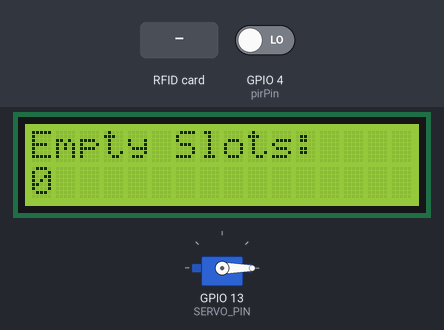
A sketch run on a simulated ESP32. Parts: servo, 16×2 character LCD. Wiring (inferred from the names in the program): 4 × IR receiver: data GPIO 25 / data GPIO 26 / data GPIO 27 / data GPIO 33. The test bench sets the inputs (shaded band); at power-on: GPIO 4 (pirPin) LOW. WiFi joins after 1.5 s; servers stay silent unless stated; what the sketch prints to the serial monitor is not drawn.

Above: at 3.1 s.
3.2 s: RFID card C3 F0 CA 0F held to the reader
At 4.8 s:
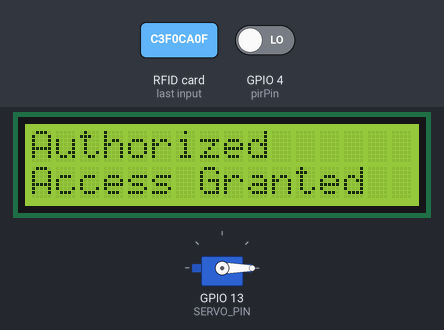
At 6.8 s:
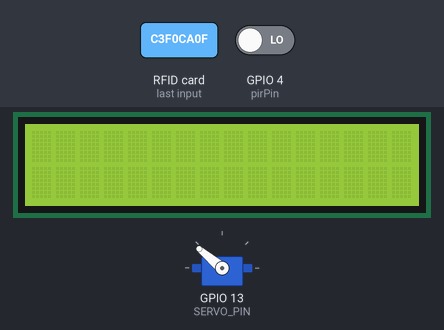
Timing chart, 0 to 17.7 s (numbered marks = the images above; inputs shaded):
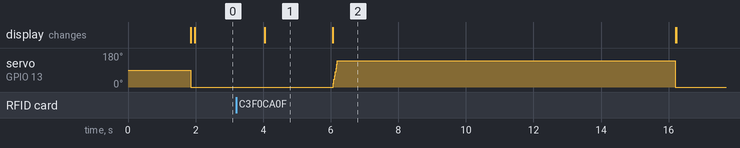

Measured:
- after the input at 3.2 s, servo on GPIO 13 (SERVO_PIN): 0° → 140° after 2.9 s, → 0° 10.1 s later; the display: changes after 0.85 s (image 1)
- what the display in image 1 shows lasts 2.0 s, from 4.1 s to 6.1 s

The sketch:

laduu_last_final_code.ino
```cpp
#include <Wire.h>
#include <LiquidCrystal_I2C.h>
#include <BlynkSimpleEsp32.h>
#include <ESP32Servo.h>
#include <MFRC522.h>

#define SERVO_PIN 13
#define RFID_SS_PIN 5
#define RFID_RST_PIN 14

#define pirPin 4
#define irPin1 33
#define irPin2 25
#define irPin3 26
#define irPin4 27

#define LCD_I2C_ADDR 0x27

LiquidCrystal_I2C lcd(LCD_I2C_ADDR, 16, 2);

int pirState = LOW;
int val = 0;
unsigned long lastMotionTime = 0;

char auth[] = "z3iSRT-CgLZQmCe1LNifZKG9Kq-sDYrE";
char ssid[] = "Khushi";
char pass[] = "12345678";

Servo myServo;

MFRC522 rfid(RFID_SS_PIN, RFID_RST_PIN);

byte authorizedCardUID[] = {0xC3, 0xF0, 0xCA, 0x0F};

int emptySlotCount = 0;

void setup() {
  Serial.begin(115200);
  Blynk.begin(auth, ssid, pass);
  myServo.attach(SERVO_PIN);
  pinMode(pirPin, INPUT);
  pinMode(irPin1, INPUT);
  pinMode(irPin2, INPUT);
  pinMode(irPin3, INPUT);
  pinMode(irPin4, INPUT);
  SPI.begin();
  rfid.PCD_Init();

  myServo.write(0);
  delay(1);

  lcd.begin();
  lcd.clear();
  lcd.backlight();
  lcd.print("SMART PARKING");
}

bool isAuthorized() {
  if (rfid.PICC_IsNewCardPresent() && rfid.PICC_ReadCardSerial()) {
    if (memcmp(rfid.uid.uidByte, authorizedCardUID, rfid.uid.size) == 0) {
      Serial.println("Authorized access");
      lcd.clear();
      lcd.backlight();
      lcd.print("Authorized");
      lcd.setCursor(0, 1);
      lcd.backlight();
      lcd.print("Access Granted");
      delay(2000);
      lcd.clear();
      return true;
    } else {
      Serial.println("Unauthorized access");
      lcd.clear();
      lcd.backlight();
      lcd.print("Unauthorized");
      lcd.setCursor(0, 1);
      lcd.backlight();
      lcd.print("Access Denied");
      delay(2000);
      lcd.clear();
      return false;
    }
  }
  return false;
}

BLYNK_WRITE(V0) {
  int angle = param.asInt();
  myServo.write(angle);
}

void loop() {
  if (isAuthorized()) {
    for (int angle = 0; angle <= 140; angle++) {
      myServo.write(angle);
      delay(1500 / 900);
    }

    delay(10000);

    myServo.write(0);

    Serial.println("Gate Closed");
     lcd.clear();
      lcd.backlight();
      lcd.print("Gate Closed");

     delay(1);
  }

// Uncomment this section if you want to use the PIR sensor

  val = digitalRead(pirPin);

  if (val == HIGH) {
    if (pirState == LOW) {
      Serial.println("Motion detected!");
      lcd.clear();
      lcd.backlight();
      lcd.print("Gate Opened");
      myServo.write(140);
      delay(10000);
      myServo.write(0);
      pirState = HIGH;
      lastMotionTime = millis();
    }
  } else {
    if (pirState == HIGH) {
      unsigned long elapsedTime = millis() - lastMotionTime;
      if (elapsedTime >= 1000) {
        Serial.println("Motion ended. Returning to initial position.");
        lcd.clear();
        lcd.backlight();
        lcd.print("Gate Closed");
        myServo.write(0);
        pirState = LOW;
      }
    }
  }


  Blynk.run();

  int irValue1 = digitalRead(irPin1);
  int irValue2 = digitalRead(irPin2);
  int irValue3 = digitalRead(irPin3);
  int irValue4 = digitalRead(irPin4);

  Blynk.virtualWrite(V1, irValue1);
  Blynk.virtualWrite(V2, irValue2);
  Blynk.virtualWrite(V3, irValue3);
  Blynk.virtualWrite(V4, irValue4);

/*  // Print data in the serial monitor
  Serial.print("IR Sensor 1: ");
  Serial.print(irValue1);
  Serial.print(" | IR Sensor 2: ");
  Serial.print(irValue2);
  Serial.print(" | IR Sensor 3: ");
  Serial.print(irValue3);
  Serial.print(" | IR Sensor 4: ");
  Serial.println(irValue4);
*/
  // Count empty slots
  emptySlotCount = (irValue1 == LOW) + (irValue2 == LOW) + (irValue3 == LOW) + (irValue4 == LOW);

  // Display empty slot count on LCD
  lcd.clear();
  lcd.backlight();
  lcd.print("Empty Slots: ");
  lcd.setCursor(0, 1);
  lcd.backlight();
  lcd.print(emptySlotCount);

  // Print empty slot count in the serial monitor
  Serial.print("Empty Slot Count: ");
  Serial.println(emptySlotCount);

  delay(1000);
}
```
